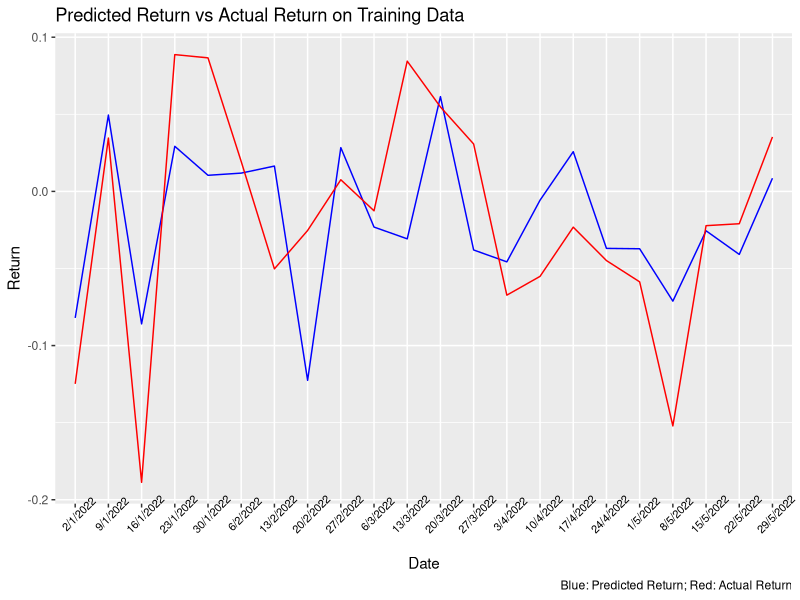
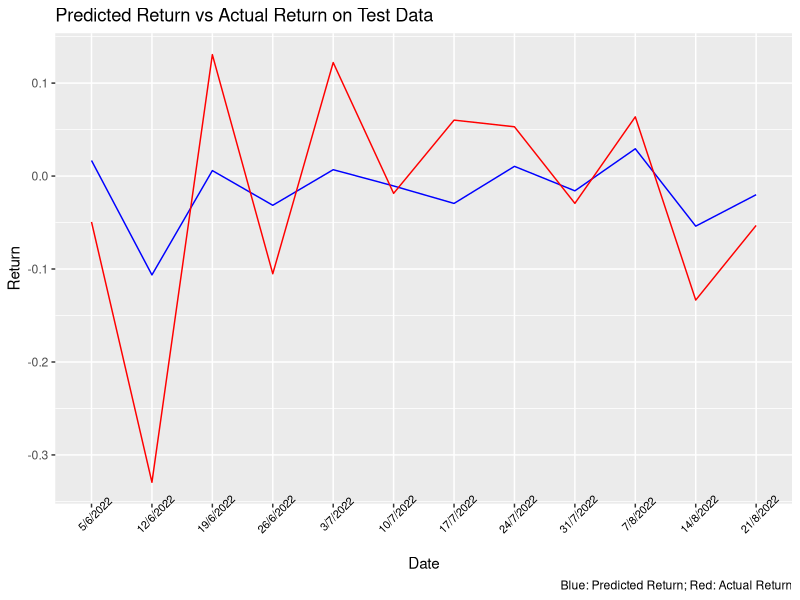

The R script that drew these images, in order:
## ---- chunk 1
## Install the Libraries

#install.packages("Metrics")
#install.packages("MLmetrics")
#install.packages("knitr")
#install.packages("kableExtra")

#install.packages("tidyverse")
#install.packages("dplyr")

## ---- chunk 2
## Use the Libraries

library(Metrics)
library(MLmetrics)
library(knitr)
library(kableExtra)

library(tidyverse)
library(dplyr)
## ---- chunk 3
## Read the Data

data = read.csv(file = 'data/bitcoin_price_weekly_2022.csv')
data_train = read.csv(file = 'data/bitcoin_price_weekly_2022_train.csv')
data_test = read.csv(file = 'data/bitcoin_price_weekly_2022_test.csv')

## ---- chunk 4
## Build the Regression Model

regression_model = lm(close_return ~ sentiment + sentiment_1, data = data_train)
regression_model

## ---- chunk 5
## Summary of the Regression Model

lin = summary(regression_model)
summary(regression_model)

## ---- chunk 6
# Calculate the Predicted Return

predicted_return = lin$coefficients[1, 1] + lin$coefficients[2, 1]*data_test$sentiment + lin$coefficients[3, 1]*data_test$sentiment_1

predicted_return_train = lin$coefficients[1, 1] + lin$coefficients[2, 1]*data_train$sentiment + lin$coefficients[3, 1]*data_train$sentiment_1

## ---- chunk 7
# Predicted Return vs Actual Return on Training Data using VaderSentiment

signs = c()
signs_word = c()

for (i in 1:length(predicted_return_train))
  if (sign(predicted_return_train[i]) == sign(data_train$close_return[i])){
  signs[i] = 1
  signs_word[i] = "same"
  } else{
  signs[i] = 0
  signs_word[i] = "different"
  }


table_1 = data.frame(data_train$Date, predicted_return_train, data_train$close_return, signs_word)

table_1 %>%
  knitr::kable(caption = "Table 1: Predicted Return vs Actual Return on Training Data using VaderSentiment", align = "lrrr", digits = 3, col.name = c("Date", "Predicted Return", "Actual Return", "Sign")) %>%
  kableExtra::kable_styling(bootstrap_options = "striped", full_width = FALSE)


accuray = sum(signs)/length(signs)

print(paste("The Accuray Rate of the Sign is", accuray))
## ---- chunk 8
## Summary of the Regression Model

lin = summary(regression_model)
summary(regression_model)

## ---- chunk 9
# Calculate the Predicted Return

predicted_return = lin$coefficients[1, 1] + lin$coefficients[2, 1]*data_test$sentiment + lin$coefficients[3, 1]*data_test$sentiment_1

predicted_return_train = lin$coefficients[1, 1] + lin$coefficients[2, 1]*data_train$sentiment + lin$coefficients[3, 1]*data_train$sentiment_1

## ---- chunk 10
graph_1 = data.frame(x1 = data_train$Date, y1 = predicted_return_train, y2 = data_train$close_return)


ggplot(graph_1, aes(x = x1)) + geom_line(aes(y = y1, group = 1), color = "blue") + geom_line(aes(y = y2, group = 1), color = "red") + xlab('Date') + ylab('Return') + labs(title="Predicted Return vs Actual Return on Training Data") + theme(axis.text.x = element_text(color = "black", size = 8, angle = 45)) + scale_x_discrete(limits = data_train$Date) + labs(caption = "Blue: Predicted Return; Red: Actual Return")

## ---- chunk 11
# Predicted Return vs Actual Return on Test Data

signs = c()
signs_word = c()

for (i in 1:length(predicted_return))
  if (sign(predicted_return[i]) == sign(data_test$close_return[i])){
  signs[i] = 1
  signs_word[i] = "same"
  } else{
  signs[i] = 0
  signs_word[i] = "different"
  }


table_2 = data.frame(data_test$Date, predicted_return, data_test$close_return, signs_word)

table_2 %>%
  knitr::kable(caption = "Table 2: Predicted Return vs Actual Return on Test Data", align = "lrrr", digits = 3, col.name = c("Date", "Predicted Return", "Actual Return", "Sign")) %>%
  kableExtra::kable_styling(bootstrap_options = "striped", full_width = FALSE)


accuray = sum(signs)/length(signs)

print(paste("The Accuray Rate of the Sign is", accuray))

graph_2 = data.frame(x1 = data_test$Date, y1 = predicted_return, y2 = data_test$close_return)

ggplot(graph_2, aes(x = x1)) + geom_line(aes(y = y1, group = 1), color = "blue") + geom_line(aes(y = y2, group = 1), color = "red") + xlab('Date') + ylab('Return') + labs(title="Predicted Return vs Actual Return on Test Data") + theme(axis.text.x = element_text(color = "black", size = 8, angle = 45)) + scale_x_discrete(limits = data_test$Date) + labs(caption = "Blue: Predicted Return; Red: Actual Return")

## ---- chunk 12


average_close_return = c()

for (i in 1:length(predicted_return))
  average_close_return[i] = mean(data_train$close_return)



#Mean Absolute Error (MAE)
a = mae(data_test$close_return, predicted_return)
a_2 = mae(data_test$close_return, average_close_return)


#Mean Squared Error (MSE)
b = mse(data_test$close_return, predicted_return)
b_2 = mse(data_test$close_return, average_close_return)


# Root Mean Squared Error (RMSE)
c = rmse(data_test$close_return, predicted_return)
c_2 = rmse(data_test$close_return, average_close_return)



#Mean absolute percentage error (MAPE)
e = MAPE(predicted_return, data_test$close_return)
e_2 = MAPE(average_close_return, data_test$close_return)


#Relative absolute error (RAE)
f = rae(actual = data_test$close_return, predicted = predicted_return)
f_2 = rae(actual = data_test$close_return, predicted = average_close_return)

metric = c("Mean Absolute Error (MAE)", "Mean Squared Error (MSE)", "Root Mean Squared Error (RMSE)", "Mean absolute percentage error (MAPE)", "Relative absolute error (RAE)")
Model = c(a, b, c, e, f)
baseline_model = c(a_2, b_2, c_2, e_2, f_2)
high_low = c()
diff = c()

for (i in 1:length(Model))
  if (Model[i] > baseline_model[i]){
  high_low[i] = "Worse"
  diff[i] = Model[i] - baseline_model[i]
  } else{
  high_low[i] = "Better"
  diff[i] = Model[i] - baseline_model[i]
  }

table_3 = data.frame(metric, Model, baseline_model, high_low, diff)

table_3 %>%
  knitr::kable(caption = "Table 3: Regression Model vs Baseline Model", align = "lrrrr",  digits = 4, col.name = c("Metric","Regression Model", "Baseline Model", "Better or Worse", "Difference")) %>%
  kableExtra::kable_styling(bootstrap_options = "striped", full_width = FALSE)

average_close_return
